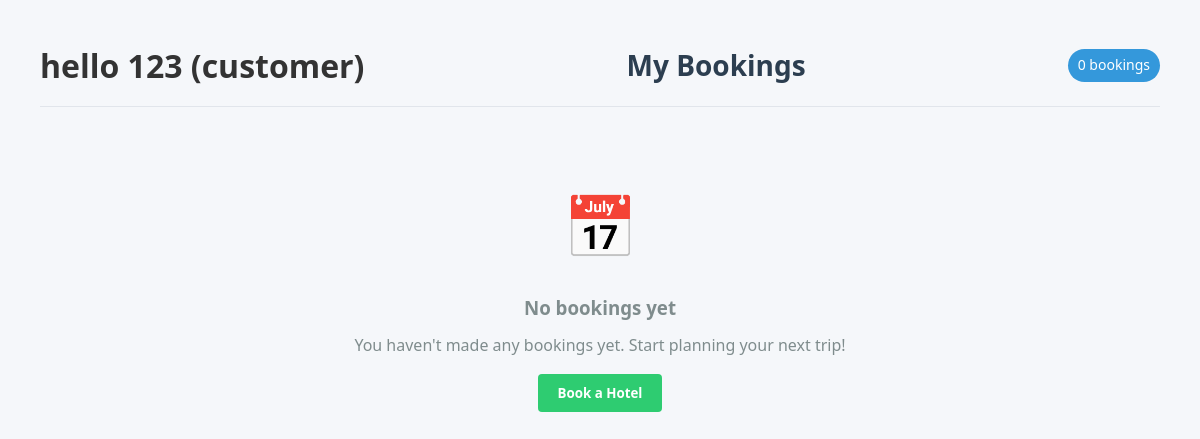
/my-bookings/ (signed in), run on an earlier commit of the app's database.
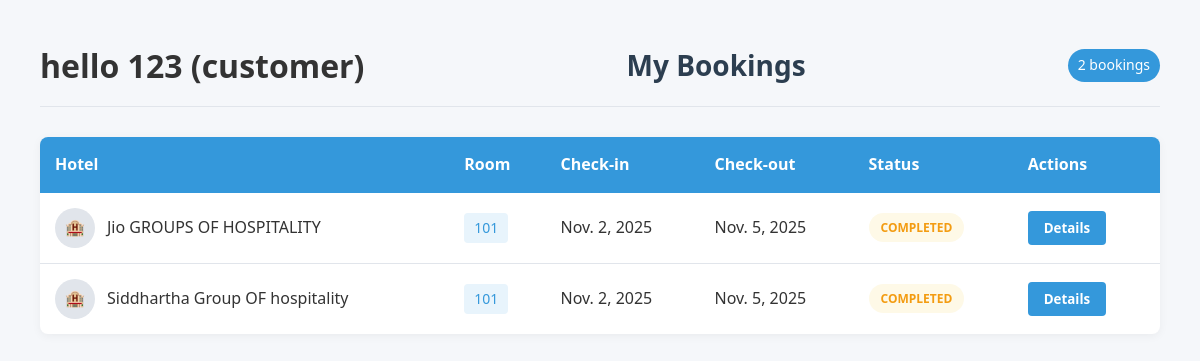
And on a later commit of the database.
### app/models.py (models this page shows, shortened)
class Booking(models.Model):
    user = models.ForeignKey(settings.AUTH_USER_MODEL, on_delete=models.CASCADE)
    hotel_room = models.ForeignKey(HotelRoom, on_delete=models.CASCADE)
    check_in = models.DateField()
    check_out = models.DateField()
    name=models.CharField()
    num_persons = models.PositiveIntegerField(default=1)
    address_proof = models.FileField(upload_to='address_proofs/')
    booking_id =models.CharField(unique=True, editable=False)

class HotelRoom(models.Model):
    ROOM_TYPE_CHOICES = (
        ('single', 'Single'),
        ('double', 'Double'),
        ('suite', 'Suite'),
    )
    hotel = models.ForeignKey(Hotel, on_delete=models.CASCADE, related_name='rooms')
    floor_number = models.PositiveIntegerField(default=1)
    room_number = models.CharField(max_length=4)
    room_type = models.CharField(max_length=20, choices=ROOM_TYPE_CHOICES, null=True, blank=True)
    price_per_night = models.DecimalField(max_digits=10, decimal_places=2, null=True, blank=True)
    roomImg=models.ImageField(upload_to='room_images/',null=True,blank=True)
    capacity = models.IntegerField(null=True, blank=True)
    available = models.BooleanField(default=True)

class Hotel(models.Model):
    dealer = models.ForeignKey(Dealer, on_delete=models.CASCADE, related_name='hotels')
    name = models.CharField(max_length=100)
    location = models.CharField(max_length=100)
    amenities = models.JSONField(default=list)
    description = models.TextField(null=True, blank=True)
    floor_count = models.PositiveIntegerField(default=1, help_text="Total number of floors in the hotel")
    Hotel_image=models.ImageField(upload_to='hotel_images/',null=True,blank=True)

### app/views.py (the view)
# urls.py: path("my-bookings/", views.my_bookings, name="my_bookings"),
@login_required(login_url='rolelogin')
def my_bookings(request):
    if request.user.role !="customer":
        messages.error(request,'u are not able to render to this page')
        return redirect("rolelogin")
    bookings = Booking.objects.filter(user=request.user).select_related('hotel_room__hotel')
    return render(request, "my_bookings.html", {"bookings": bookings})

### app/models.py (called while the page is built)
    def __str__(self):
        return f"{self.username} ({self.role})"

### templates/my_bookings.html (shortened to what this page needs)
<!DOCTYPE html>
<html lang="en">
<head>
</head>
<body>
    <div class="container">
        <header>
            <h1> hello {{ user }}</h1>
            <h2>My Bookings</h2>
            <div class="bookings-count">{{ bookings|length }} booking{{ bookings|length|pluralize }}</div>
        </header>
        {% if bookings %}
        <table>
            <thead>
                <tr>
                    <th>Hotel</th>
                    <th>Room</th>
                    <th>Check-in</th>
                    <th>Check-out</th>
                    <th>Status</th>
                    <th>Actions</th>
                </tr>
            </thead>
            <tbody>
                {% for booking in bookings %}
                <tr>
                    <td>
                        <div class="hotel-info">
                            <div class="hotel-icon">🏨</div>
                            <div>
                                <div>{{ booking.hotel_room.hotel.name }}</div>
                            </div>
                        </div>
                    </td>
                    <td><span class="room-number">{{ booking.hotel_room.room_number }}</span></td>
                    <td class="date-cell">{{ booking.check_in }}</td>
                    <td class="date-cell">{{ booking.check_out }}</td>
                    <td>
                        {% if booking.status == 'cancelled' %}
                            <span class="status status-cancelled">Cancelled</span>
                        {% elif booking.is_upcoming %}
                            <span class="status status-upcoming">Upcoming</span>
                        {% elif booking.is_active %}
                            <span class="status status-active">Active</span>
                        {% else %}
                            <span class="status status-completed">Completed</span>
                        {% endif %}
                    </td>
                    <td>
                        <button class="btn btn-details">Details</button>
                    </td>
                </tr>
                {% endfor %}
            </tbody>
        </table>
        {% else %}
        <div class="empty-state">
            <div class="empty-state-icon">📅</div>
            <h3>No bookings yet</h3>
            <p>You haven't made any bookings yet. Start planning your next trip!</p>
            <button class="btn btn-book">Book a Hotel</button>
        </div>
        {% endif %}
    </div>
</body>
</html>

What changed in the data, as far as the page shows it:
added Booking: hotel_room.hotel.name "Jio GROUPS OF HOSPITALITY", hotel_room.room_number "101", check_in "Nov. 2, 2025", check_out "Nov. 5, 2025"
added Booking: hotel_room.hotel.name "Siddhartha Group OF hospitality", hotel_room.room_number "101", check_in "Nov. 2, 2025", check_out "Nov. 5, 2025"
Also different on the page:
{{ bookings|length }}: "0" → "2"
text no longer shown: "📅 No bookings yet You haven't made any bookings yet. Start planning your next trip! Book a Hotel"
text now shown: "Hotel Room Check-in Check-out Status Actions"
